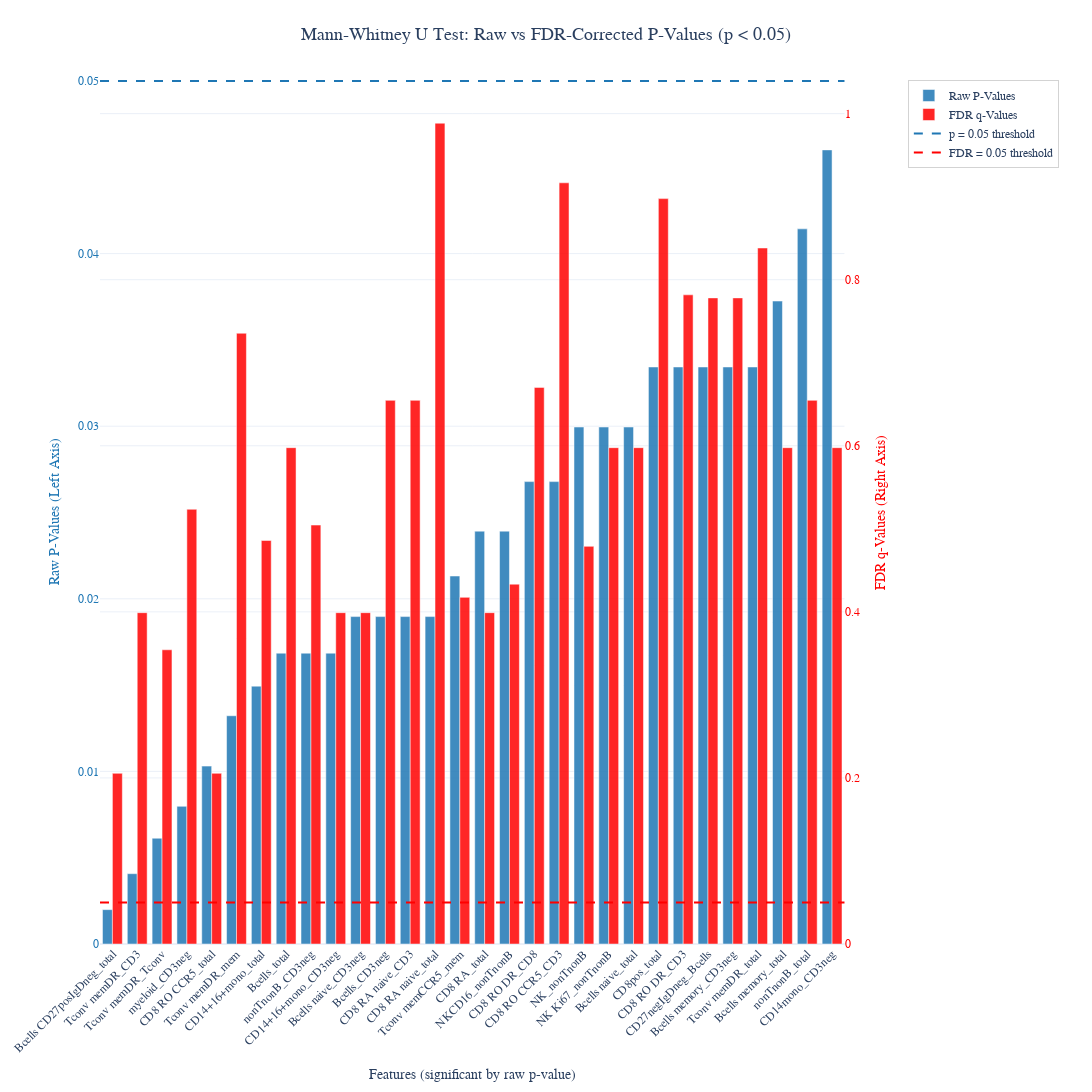

The cell this chart's notebook holds for it:
### Code cell
# %%
# [11] Mann-Whitney U Test: Raw and FDR-Corrected P-Values
print("\n--- Mann-Whitney U Test Analysis ---")

# --- Compute raw p-values ---
p_values = calculate_mann_whitney_pvalues(X, y, feature_columns)
pvals_array = np.array(list(p_values.values()))

# --- Apply FDR correction (Benjamini-Hochberg) ---
fdr_values = bh_fdr(pvals_array)
fdr_dict = dict(zip(p_values.keys(), fdr_values))

# --- Identify significance ---
raw_sig = {f: p for f, p in p_values.items() if p < 0.05}
fdr_sig = {f: q for f, q in fdr_dict.items() if q < 0.05}

print(f"\nFeatures with raw p < 0.05: {len(raw_sig)}")
print(f"Features with FDR q < 0.05: {len(fdr_sig)}")

if raw_sig:
    print("\nSignificant by raw p-value (p < 0.05):")
    sorted_raw = sorted(raw_sig.items(), key=lambda x: x[1])
    for i, (feature, p_val) in enumerate(sorted_raw):
        print(f"  {i+1}. {feature}: p = {p_val:.4e}, FDR q = {fdr_dict[feature]:.4e}")
else:
    print("\nNo features with raw p < 0.05.")

if not fdr_sig and raw_sig:
    print("\n⚠️ None remain significant after FDR correction.")

# -------------------------------------------------------------------
# Visualization: Raw vs FDR-corrected p-values for significant features
# -------------------------------------------------------------------

def create_pvalue_plot_with_fdr(p_values, fdr_dict):
    """Plot raw and FDR-corrected p-values for features with p < 0.05."""
    import plotly.graph_objects as go
    from plotly.subplots import make_subplots

    # Create dataframe of p and FDR values
    df = pd.DataFrame({
        "Feature": list(p_values.keys()),
        "P_Value": list(p_values.values()),
        "FDR_Value": [fdr_dict[f] for f in p_values.keys()],
    })

    # Keep only features significant by raw p-value
    df = df[df["P_Value"] < 0.05].sort_values("P_Value")

    if df.empty:
        print("\nNo features with p < 0.05 for plotting.")
        return go.Figure()

    # Create subplot with two y-axes
    fig = make_subplots(specs=[[{"secondary_y": True}]])

    # Define consistent colors
    raw_color = THESIS_COLORS["statistical"]
    fdr_color = "red"  # Explicitly highlight FDR-corrected values in red

    # Add raw p-values (left axis)
    fig.add_trace(
        go.Bar(
            x=df["Feature"],
            y=df["P_Value"],
            name="Raw P-Values",
            marker_color=raw_color,
            opacity=0.85,
            offsetgroup=1,
        ),
        secondary_y=False,
    )

    # Add FDR q-values (right axis)
    fig.add_trace(
        go.Bar(
            x=df["Feature"],
            y=df["FDR_Value"],
            name="FDR q-Values",
            marker_color=fdr_color,
            opacity=0.85,
            offsetgroup=2,
        ),
        secondary_y=True,
    )

    # Add threshold lines to legend (not as annotations)
    fig.add_trace(
        go.Scatter(
            x=[None],
            y=[None],
            mode="lines",
            line=dict(color=raw_color, dash="dash"),
            name="p = 0.05 threshold",
        )
    )
    fig.add_trace(
        go.Scatter(
            x=[None],
            y=[None],
            mode="lines",
            line=dict(color=fdr_color, dash="dash"),
            name="FDR = 0.05 threshold",
        )
    )

    # Draw actual horizontal lines
    fig.add_hline(y=0.05, line_dash="dash", line_color=raw_color, secondary_y=False)
    fig.add_hline(y=0.05, line_dash="dash", line_color=fdr_color, secondary_y=True)

    # Layout
    fig.update_layout(
        title="Mann-Whitney U Test: Raw vs FDR-Corrected P-Values (p < 0.05)",
        xaxis_title="Features (significant by raw p-value)",
        xaxis_tickangle=-45,
        width=THESIS_DIMENSIONS["extra_large"]["width"],
        height=THESIS_DIMENSIONS["medium"]["height"],
        barmode="group",
        legend=dict(
            x=1.02,
            y=1,
            orientation="v",
            yanchor="top",
            xanchor="left",
            bgcolor="rgba(255,255,255,0.8)",
            bordercolor="lightgrey",
            borderwidth=1
        ),
        margin=dict(l=80, r=150, t=60, b=120),
    )

    # Update y-axis labels — make it clear which is which
    fig.update_yaxes(title_text=f"Raw P-Values (Left Axis)", color=raw_color, secondary_y=False)
    fig.update_yaxes(title_text=f"FDR q-Values (Right Axis)", color=fdr_color, secondary_y=True)

    return apply_thesis_style(fig, plot_type="extra_large")

pvalue_plot = create_pvalue_plot_with_fdr(p_values, fdr_dict)
pvalue_plot.show()

### Figure 1 — Plotly figure (JSON) as saved in the notebook; plotly's stock layout.template omitted (floating-point values rounded to 4 significant figures)
{"data": [{"marker": {"color": "#1f77b4"}, "name": "Raw P-Values", "offsetgroup": "1", "opacity": 0.85, "type": "bar", "x": ["Bcells CD27posIgDneg_total", "Tconv memDR_CD3", "Tconv memDR_Tconv", "myeloid_CD3neg", "CD8 RO CCR5_total", "Tconv memDR_mem", "CD14+16+mono_total", "Bcells_total", "nonTnonB_CD3neg", "CD14+16+mono_CD3neg", "Bcells naive_CD3neg", "Bcells_CD3neg", "CD8 RA naive_CD3", "CD8 RA naive_total", "Tconv memCCR5_mem", "CD8 RA_total", "NKCD16_nonTnonB", "CD8 RO DR_CD8", "CD8 RO CCR5_CD3", "NK_nonTnonB", "NK Ki67_nonTnonB", "Bcells naive_total", "CD8pos_total", "CD8 RO DR_CD3", "CD27negIgDneg_Bcells", "Bcells memory_CD3neg", "Tconv memDR_total", "Bcells memory_total", "nonTnonB_total", "CD14mono_CD3neg"], "xaxis": "x", "y": [0.001991, 0.004074, 0.006129, 0.007976, 0.01031, 0.01322, 0.01494, 0.01685, 0.01685, 0.01685, 0.01897, 0.01897, 0.01897, 0.01897, 0.02132, 0.02392, 0.02392, 0.02679, 0.02679, 0.02995, 0.02995, 0.02995, 0.03343, 0.03343, 0.03343, 0.03343, 0.03343, 0.03725, 0.04143, 0.04601], "yaxis": "y"}, {"marker": {"color": "red"}, "name": "FDR q-Values", "offsetgroup": "2", "opacity": 0.85, "type": "bar", "x": ["Bcells CD27posIgDneg_total", "Tconv memDR_CD3", "Tconv memDR_Tconv", "myeloid_CD3neg", "CD8 RO CCR5_total", "Tconv memDR_mem", "CD14+16+mono_total", "Bcells_total", "nonTnonB_CD3neg", "CD14+16+mono_CD3neg", "Bcells naive_CD3neg", "Bcells_CD3neg", "CD8 RA naive_CD3", "CD8 RA naive_total", "Tconv memCCR5_mem", "CD8 RA_total", "NKCD16_nonTnonB", "CD8 RO DR_CD8", "CD8 RO CCR5_CD3", "NK_nonTnonB", "NK Ki67_nonTnonB", "Bcells naive_total", "CD8pos_total", "CD8 RO DR_CD3", "CD27negIgDneg_Bcells", "Bcells memory_CD3neg", "Tconv memDR_total", "Bcells memory_total", "nonTnonB_total", "CD14mono_CD3neg"], "xaxis": "x", "y": [0.2055, 0.399, 0.3543, 0.5235, 0.2055, 0.7355, 0.4859, 0.5977, 0.5045, 0.399, 0.399, 0.6547, 0.6547, 0.9885, 0.4174, 0.399, 0.4333, 0.6703, 0.9167, 0.4788, 0.5977, 0.5977, 0.8976, 0.7818, 0.7781, 0.7781, 0.8382, 0.5977, 0.6547, 0.5977], "yaxis": "y2"}, {"line": {"color": "#1f77b4", "dash": "dash"}, "mode": "lines", "name": "p = 0.05 threshold", "type": "scatter", "x": [null], "y": [null]}, {"line": {"color": "red", "dash": "dash"}, "mode": "lines", "name": "FDR = 0.05 threshold", "type": "scatter", "x": [null], "y": [null]}], "layout": {"barmode": "group", "font": {"family": "Arial, sans-serif", "size": 14}, "height": 1200, "legend": {"bgcolor": "rgba(255,255,255,0.8)", "bordercolor": "lightgrey", "borderwidth": 1, "font": {"size": 12}, "orientation": "v", "x": 1.02, "xanchor": "left", "y": 1, "yanchor": "top"}, "margin": {"b": 80, "l": 80, "r": 200, "t": 80}, "shapes": [{"line": {"color": "#1f77b4", "dash": "dash"}, "type": "line", "x0": 0, "x1": 1, "xref": "x domain", "y0": 0.05, "y1": 0.05, "yref": "y"}, {"line": {"color": "red", "dash": "dash"}, "type": "line", "x0": 0, "x1": 1, "xref": "x domain", "y0": 0.05, "y1": 0.05, "yref": "y2"}], "title": {"font": {"size": 18}, "text": "Mann-Whitney U Test: Raw vs FDR-Corrected P-Values (p < 0.05)", "x": 0.5}, "width": 2000, "xaxis": {"anchor": "y", "domain": [0, 0.94], "tickangle": -45, "tickfont": {"size": 12}, "title": {"font": {"size": 14}, "text": "Features (significant by raw p-value)"}}, "yaxis": {"anchor": "x", "color": "#1f77b4", "domain": [0, 1], "tickfont": {"size": 12}, "title": {"font": {"size": 14}, "text": "Raw P-Values (Left Axis)"}}, "yaxis2": {"anchor": "x", "color": "red", "overlaying": "y", "side": "right", "tickfont": {"size": 12}, "title": {"font": {"size": 14}, "text": "FDR q-Values (Right Axis)"}}}}
